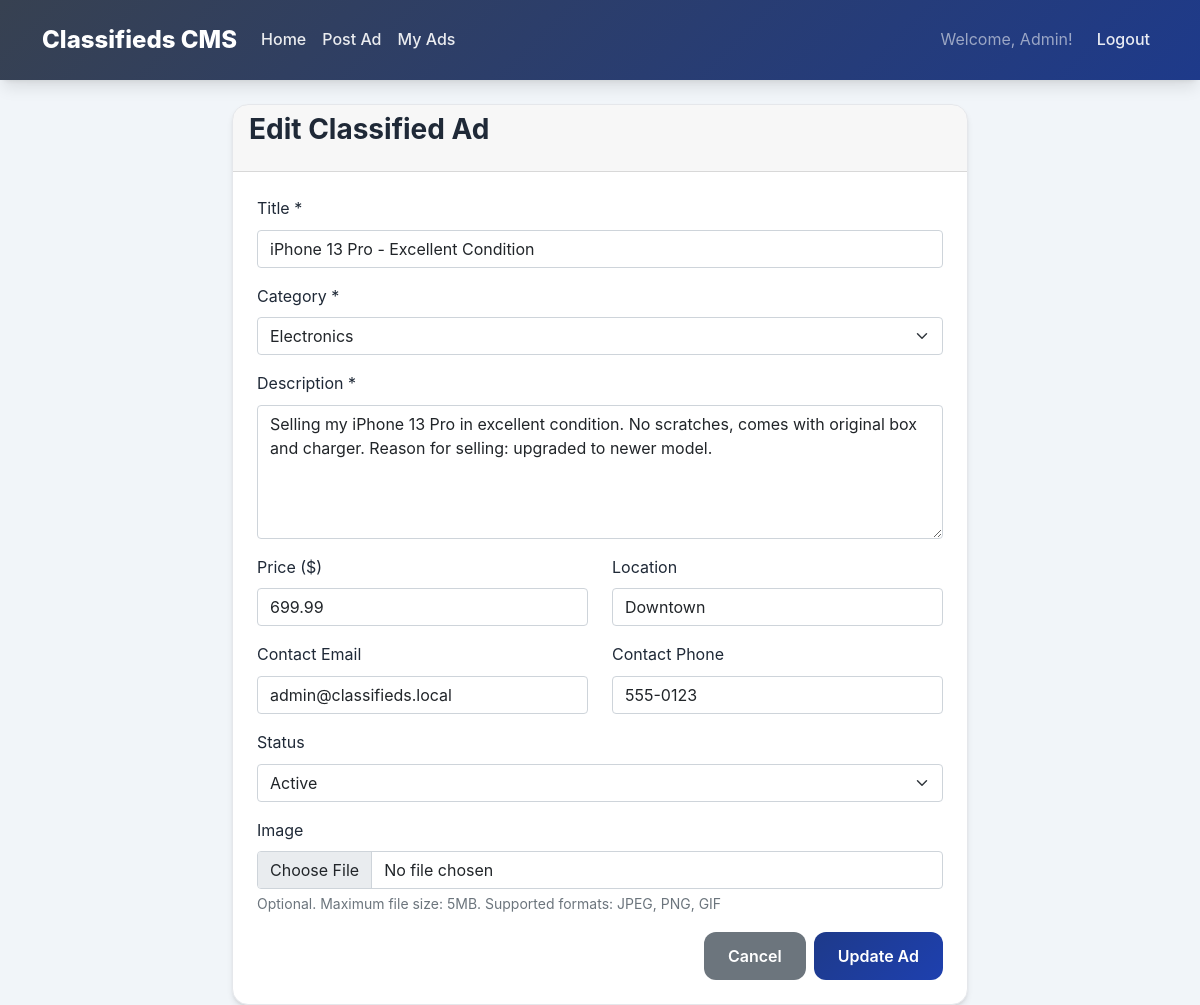
Screenshot of /edit_ad.php?id=1 (signed in) with the database file from the repository.
### tables this page shows
CREATE TABLE ads (
    id INT AUTO_INCREMENT PRIMARY KEY,
    user_id INT NOT NULL,
    category_id INT NOT NULL,
    title VARCHAR(200) NOT NULL,
    description TEXT NOT NULL,
    price DECIMAL(10,2),
    location VARCHAR(100),
    contact_email VARCHAR(100),
    contact_phone VARCHAR(20),
    image_filename VARCHAR(255),
    status ENUM('active', 'inactive', 'sold', 'expired') DEFAULT 'active',
    created_at TIMESTAMP DEFAULT CURRENT_TIMESTAMP,
    updated_at TIMESTAMP DEFAULT CURRENT_TIMESTAMP ON UPDATE CURRENT_TIMESTAMP,
    expires_at TIMESTAMP NULL,
    views_count INT DEFAULT 0,
    FOREIGN KEY (user_id) REFERENCES users(id) ON DELETE CASCADE,
    FOREIGN KEY (category_id) REFERENCES categories(id) ON DELETE RESTRICT,
    INDEX idx_user_id (user_id),
    INDEX idx_category_id (category_id),
    INDEX idx_status (status),
    INDEX idx_created_at (created_at),
    INDEX idx_title (title),
    FULLTEXT INDEX idx_search (title, description)
);

CREATE TABLE users (
    id INT AUTO_INCREMENT PRIMARY KEY,
    username VARCHAR(50) NOT NULL UNIQUE,
    email VARCHAR(100) NOT NULL UNIQUE,
    password_hash VARCHAR(255) NOT NULL,
    first_name VARCHAR(50) NOT NULL,
    last_name VARCHAR(50) NOT NULL,
    phone VARCHAR(20),
    created_at TIMESTAMP DEFAULT CURRENT_TIMESTAMP,
    updated_at TIMESTAMP DEFAULT CURRENT_TIMESTAMP ON UPDATE CURRENT_TIMESTAMP,
    is_active BOOLEAN DEFAULT TRUE,
    INDEX idx_username (username),
    INDEX idx_email (email)
);

CREATE TABLE categories (
    id INT AUTO_INCREMENT PRIMARY KEY,
    name VARCHAR(100) NOT NULL UNIQUE,
    description TEXT,
    created_at TIMESTAMP DEFAULT CURRENT_TIMESTAMP,
    is_active BOOLEAN DEFAULT TRUE,
    INDEX idx_name (name)
);

### includes/auth.php (called while the page is built, shortened)
<?php
function isLoggedIn() {
    return isset($_SESSION['logged_in']) && $_SESSION['logged_in'] === true;
}
function getCurrentUser() {
    return [
        'id' => $_SESSION['user_id'],
        'username' => $_SESSION['username'],
        'email' => $_SESSION['email'],
        'first_name' => $_SESSION['first_name'],
        'last_name' => $_SESSION['last_name']
    ];
}
?>

### includes/ads.php (called while the page is built, shortened)
<?php
function getCategories() {
    try {
        $pdo = getDBConnection();
        $stmt = $pdo->query("SELECT * FROM categories WHERE is_active = 1 ORDER BY name");
        return $stmt->fetchAll();
    } catch (PDOException $e) {
        error_log("Error fetching categories: " . $e->getMessage());
        return [];
    }
}
function getAdById($adId, $userId = null) {
    try {
        $pdo = getDBConnection();
        $sql = "
            SELECT a.*, c.name as category_name, u.username, u.first_name, u.last_name
            FROM ads a
            JOIN categories c ON a.category_id = c.id
            JOIN users u ON a.user_id = u.id
            WHERE a.id = ?
        ";
        $params = [$adId];
        if ($userId !== null) {
            $sql .= " AND a.user_id = ?";
            $params[] = $userId;
        }
        $stmt = $pdo->prepare($sql);
        $stmt->execute($params);
        $ad = $stmt->fetch();
        return $ad;
    } catch (PDOException $e) {
        error_log("Error fetching ad: " . $e->getMessage());
        return null;
    }
}
?>

### edit_ad.php (the view, shortened to what this page needs)
<?php
require_once 'includes/auth.php';
require_once 'includes/ads.php';
$currentUser = getCurrentUser();
$categories = getCategories();
$adId = (int)($_GET['id'] ?? 0);
$ad = getAdById($adId, $currentUser['id']);
?>
<!DOCTYPE html>
<html lang="en">
<head>
    <link href="https://cdn.jsdelivr.net/npm/bootstrap@5.1.3/dist/css/bootstrap.min.css" rel="stylesheet">
    <link rel="stylesheet" href="assets/css/style.css">
</head>
<body>
    <nav class="navbar navbar-expand-lg navbar-dark bg-primary">
        <div class="container">
            <a class="navbar-brand" href="index.php">Classifieds CMS</a>
            <div class="collapse navbar-collapse" id="navbarNav">
                <div class="navbar-nav me-auto">
                    <a class="nav-link" href="index.php">Home</a>
                    <a class="nav-link" href="post_ad.php">Post Ad</a>
                    <a class="nav-link" href="my_ads.php">My Ads</a>
                </div>
                <div class="navbar-nav">
                    <span class="navbar-text me-3">Welcome, <?php echo htmlspecialchars($currentUser['first_name']); ?>!</span>
                    <a class="nav-link" href="logout.php">Logout</a>
                </div>
            </div>
        </div>
    </nav>
    <div class="container mt-4">
        <div class="row">
            <div class="col-md-8 mx-auto">
                <div class="card">
                    <div class="card-header">
                        <h3>Edit Classified Ad</h3>
                    </div>
                    <div class="card-body">
                        <form method="POST" enctype="multipart/form-data">
                            <div class="mb-3">
                                <label for="title" class="form-label">Title *</label>
                                <input type="text" class="form-control" id="title" name="title"
                                       value="<?php echo htmlspecialchars($_POST['title'] ?? $ad['title']); ?>"
                                       maxlength="200" required>
                            </div>
                            <div class="mb-3">
                                <label for="category_id" class="form-label">Category *</label>
                                <select class="form-select" id="category_id" name="category_id" required>
                                    <?php foreach ($categories as $category): ?>
                                        <option value="<?php echo $category['id']; ?>"
                                                <?php echo (($_POST['category_id'] ?? $ad['category_id']) == $category['id']) ? 'selected' : ''; ?>>
                                            <?php echo htmlspecialchars($category['name']); ?>
                                        </option>
                                    <?php endforeach; ?>
                                </select>
                            </div>
                            <div class="mb-3">
                                <label for="description" class="form-label">Description *</label>
                                <textarea class="form-control" id="description" name="description" rows="5" required><?php echo htmlspecialchars($_POST['description'] ?? $ad['description']); ?></textarea>
                            </div>
                            <div class="row">
                                <div class="col-md-6">
                                    <div class="mb-3">
                                        <label for="price" class="form-label">Price ($)</label>
                                        <input type="number" class="form-control" id="price" name="price"
                                               value="<?php echo htmlspecialchars($_POST['price'] ?? $ad['price']); ?>"
                                               step="0.01" min="0">
                                    </div>
                                </div>
                                <div class="col-md-6">
                                    <div class="mb-3">
                                        <label for="location" class="form-label">Location</label>
                                        <input type="text" class="form-control" id="location" name="location"
                                               value="<?php echo htmlspecialchars($_POST['location'] ?? $ad['location']); ?>"
                                               maxlength="100">
                                    </div>
                                </div>
                            </div>
                            <div class="row">
                                <div class="col-md-6">
                                    <div class="mb-3">
                                        <label for="contact_email" class="form-label">Contact Email</label>
                                        <input type="email" class="form-control" id="contact_email" name="contact_email"
                                               value="<?php echo htmlspecialchars($_POST['contact_email'] ?? $ad['contact_email']); ?>"
                                               maxlength="100">
                                    </div>
                                </div>
                                <div class="col-md-6">
                                    <div class="mb-3">
                                        <label for="contact_phone" class="form-label">Contact Phone</label>
                                        <input type="tel" class="form-control" id="contact_phone" name="contact_phone"
                                               value="<?php echo htmlspecialchars($_POST['contact_phone'] ?? $ad['contact_phone']); ?>"
                                               maxlength="20">
                                    </div>
                                </div>
                            </div>
                            <div class="mb-3">
                                <label for="status" class="form-label">Status</label>
                                <select class="form-select" id="status" name="status">
                                    <option value="active" <?php echo (($_POST['status'] ?? $ad['status']) === 'active') ? 'selected' : ''; ?>>Active</option>
                                </select>
                            </div>
                            <div class="mb-3">
                                <label for="image" class="form-label">Image</label>
                                <input type="file" class="form-control" id="image" name="image" accept="image/*">
                                <div class="form-text">Optional. Maximum file size: 5MB. Supported formats: JPEG, PNG, GIF</div>
                            </div>
                            <div class="d-grid gap-2 d-md-flex justify-content-md-end">
                                <a href="my_ads.php" class="btn btn-secondary">Cancel</a>
                                <button type="submit" class="btn btn-primary">Update Ad</button>
                            </div>
                        </form>
                    </div>
                </div>
            </div>
        </div>
    </div>
</body>
</html>

### assets/css/style.css (style rules this page uses)
:root { --primary-color: #1e3a8a; --primary-dark: #1e40af; --primary-light: #3b82f6; --secondary-color: #6b7280; --accent-color: #3b82f6; --success-color: #10b981; --danger-color: #ef4444; --warning-color: #f59e0b; --info-color: #06b6d4; --bg-primary: #f8fafc; --bg-secondary: #f1f5f9; --bg-dark: #374151; --bg-card: #ffffff; --text-primary: #1f2937; --text-secondary: #6b7280; --text-muted: #9ca3af; --text-light: #ffffff; --border-color: #e5e7eb; --border-radius: 12px; --border-radius-lg: 16px; --border-radius-xl: 24px; --shadow-sm: 0 1px 2px 0 rgb(0 0 0 / 0.05); --shadow: 0 4px 6px -1px rgb(0 0 0 / 0.1), 0 2px 4px -2px rgb(0 0 0 / 0.1); --shadow-lg: 0 10px 15px -3px rgb(0 0 0 / 0.1), 0 4px 6px -4px rgb(0 0 0 / 0.1); --shadow-xl: 0 20px 25px -5px rgb(0 0 0 / 0.1), 0 8px 10px -6px rgb(0 0 0 / 0.1); --transition: all 0.3s cubic-bezier(0.4, 0, 0.2, 1); --transition-fast: all 0.15s cubic-bezier(0.4, 0, 0.2, 1); }
* { box-sizing: border-box; }
body { font-family: 'Inter', -apple-system, BlinkMacSystemFont, 'Segoe UI', Roboto, sans-serif; line-height: 1.6; color: var(--text-primary); background-color: var(--bg-secondary); margin: 0; padding: 0; }
h1, h2, h3, h4, h5, h6 { font-weight: 700; line-height: 1.2; margin-bottom: 1rem; }
.navbar { background: linear-gradient(135deg, var(--bg-dark), var(--primary-color)) !important; backdrop-filter: blur(10px); box-shadow: var(--shadow-lg); padding: 1rem 0; }
.navbar-brand { font-weight: 800; font-size: 1.5rem; color: var(--text-light) !important; text-decoration: none; transition: var(--transition); }
.navbar-nav .nav-link { color: rgba(255, 255, 255, 0.9) !important; font-weight: 500; padding: 0.5rem 1rem; border-radius: var(--border-radius); transition: var(--transition); position: relative; }
.card { background: var(--bg-card); border: 1px solid var(--border-color); border-radius: var(--border-radius-lg); box-shadow: var(--shadow); transition: var(--transition); overflow: hidden; height: 100%; }
.card-body { padding: 1.5rem; display: flex; flex-direction: column; height: 100%; }
.btn { font-weight: 600; border-radius: var(--border-radius); padding: 0.75rem 1.5rem; transition: var(--transition); border: none; position: relative; overflow: hidden; }
.btn::before { content: ''; position: absolute; top: 0; left: -100%; width: 100%; height: 100%; background: linear-gradient(90deg, transparent, rgba(255, 255, 255, 0.2), transparent); transition: left 0.5s; }
.btn-primary { background: linear-gradient(135deg, var(--primary-color), var(--primary-dark)); color: var(--text-light); }

### rows the page displays
ads: user.first_name "Admin", title "iPhone 13 Pro - Excellent Condition", category_id "Electronics", description "Selling my iPhone 13 Pro in excellent condition. No scratches, comes with original box and charger. Reason for selling: upgraded to newer model.", price "699.99", location "Downtown", contact_email "admin@classifieds.local", contact_phone "555-0123", status "Active"
